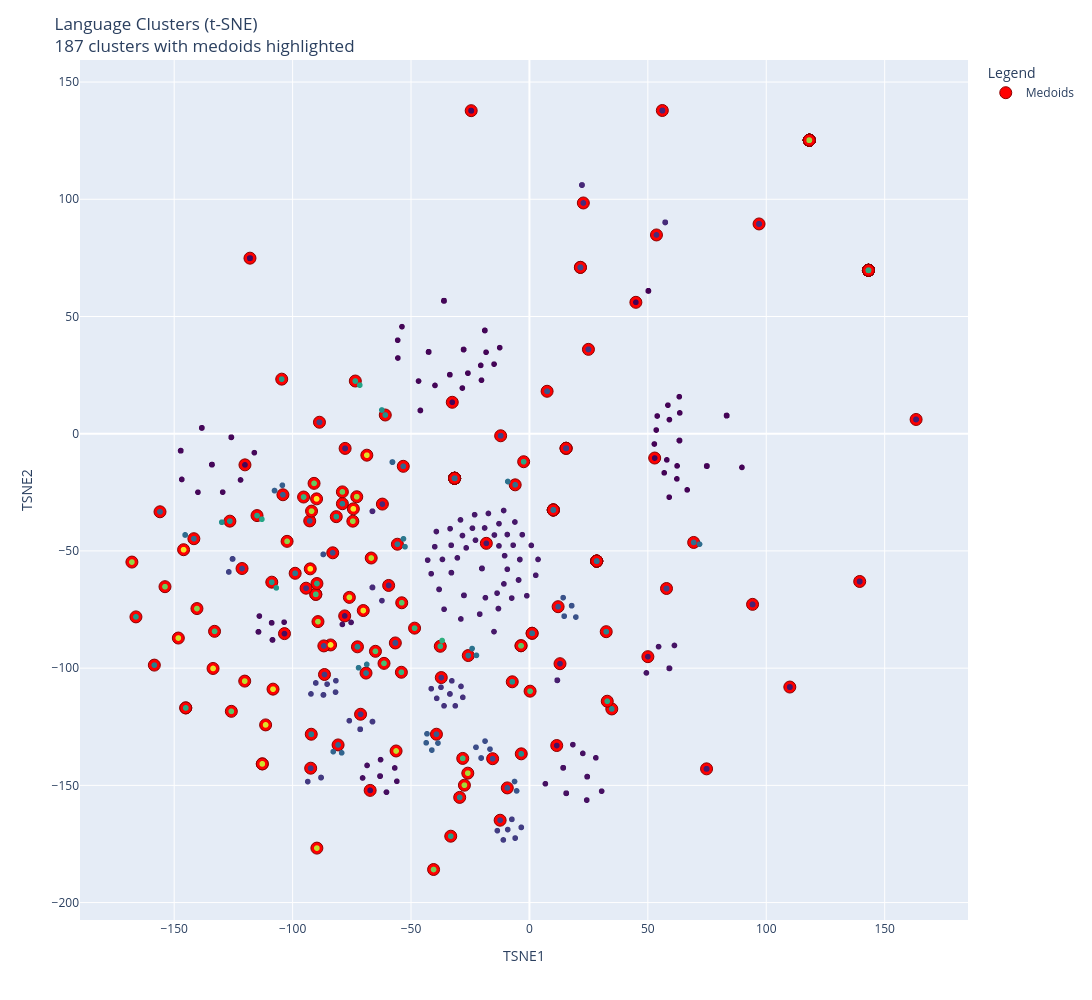

The code cell stored with this chart in its notebook:
### Markdown cell above
#### Clustering One-Hot Embeddings

### Code cell
# Processing clustering of one-hot based embedding
print('For One-hot based embeddings: ')
onehot_medoid_indices, onehot_mediod_dist_matrix, onehot_sample_sizes = cluster_languages('onehot', onehot_features_df, fw2_lang_doc_distr_df, MAX_SAMPLE_SIZE)

### Figure 1 — Plotly figure (JSON) as saved in the notebook; plotly's stock layout.template omitted (floating-point values rounded to 4 significant figures; data arrays with more than 128 entries replaced by an {"elided": "..."} marker saying what was removed)
{"data": [{"customdata": {"elided": "1868x6 mixed values"}, "hovertemplate": "<b>%{hovertext}</b><br><br>TSNE1=%{x}<br>TSNE2=%{y}<br>name=%{customdata[0]}<br>resource_category=%{customdata[1]}<br>script=%{customdata[2]}<br>family=%{customdata[3]}<br>cluster_id=%{marker.color}<br>is_medoid=%{customdata[5]}<extra></extra>", "hovertext": {"elided": "1868 str values"}, "legendgroup": "", "marker": {"color": {"elided": "1868 int values"}, "coloraxis": "coloraxis", "symbol": "circle"}, "mode": "markers", "name": "", "showlegend": false, "type": "scattergl", "x": {"elided": "1868 float values"}, "xaxis": "x", "y": {"elided": "1868 float values"}, "yaxis": "y"}, {"customdata": {"elided": "187x8 mixed values"}, "hovertemplate": "<b>%{hovertext}</b><br>TSNE1: %{customdata[5]:.3f}<br>TSNE2: %{customdata[6]:.3f}<br>Resource Category: %{customdata[0]}<br>Script: %{customdata[1]}<br>Family: %{customdata[2]}<br>Medoid: %{customdata[4]}<br><extra></extra>", "hovertext": {"elided": "187 str values"}, "marker": {"color": "red", "line": {"color": "darkred", "width": 1}, "size": 12, "symbol": "circle"}, "mode": "markers", "name": "Medoids", "type": "scatter", "x": {"elided": "187 float values"}, "y": {"elided": "187 float values"}}], "layout": {"coloraxis": {"colorbar": {"title": {"text": "cluster_id"}}, "colorscale": [[0, "#440154"], [0.1111, "#482878"], [0.2222, "#3e4989"], [0.3333, "#31688e"], [0.4444, "#26828e"], [0.5556, "#1f9e89"], [0.6667, "#35b779"], [0.7778, "#6ece58"], [0.8889, "#b5de2b"], [1, "#fde725"]], "showscale": false}, "height": 1000, "hoverlabel": {"bgcolor": "white", "font": {"family": "Arial", "size": 12}}, "legend": {"title": {"text": "Legend"}, "tracegroupgap": 0}, "margin": {"t": 60}, "title": {"text": "Language Clusters (t-SNE)<br>187 clusters with medoids highlighted"}, "width": 1500, "xaxis": {"anchor": "y", "domain": [0, 1], "title": {"text": "TSNE1"}}, "yaxis": {"anchor": "x", "domain": [0, 1], "title": {"text": "TSNE2"}}}}
